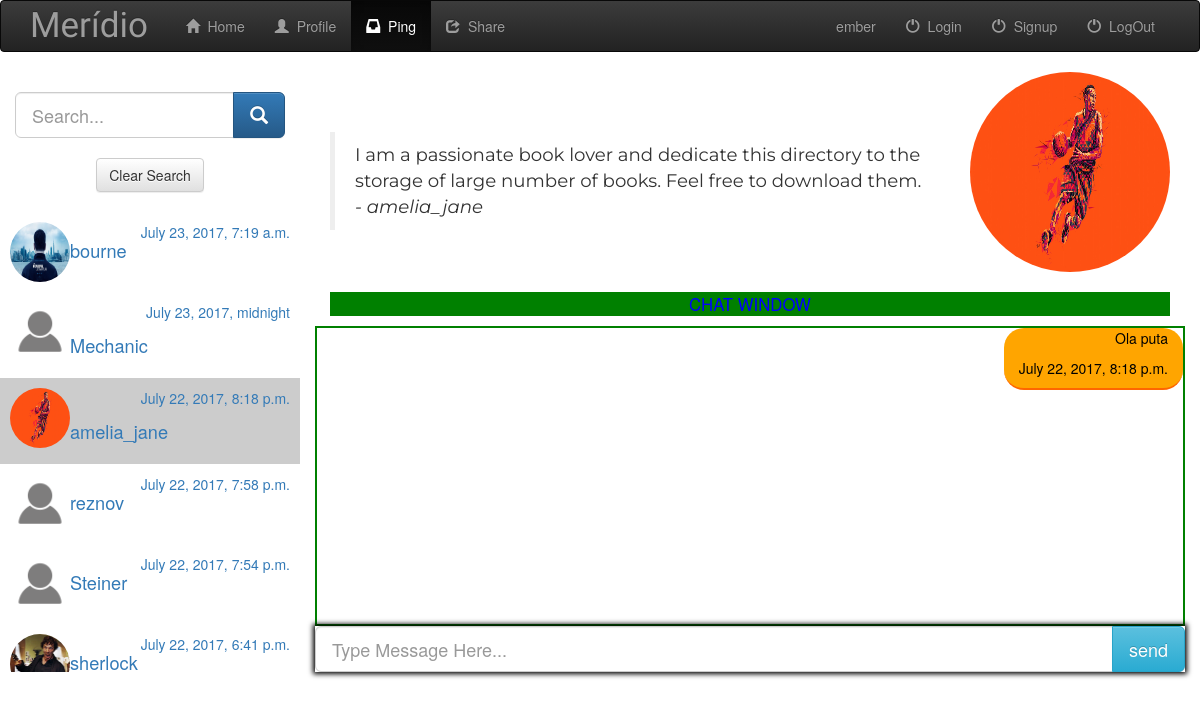
Screenshot of /website/message_app/2 (signed in) with the database file from the repository.
### website/models.py (models this page shows, shortened)
class Network(models.Model):
	user = models.ForeignKey(User,on_delete=models.CASCADE)
	friend_pk = models.IntegerField()
	friend_name = models.CharField(max_length=500,default='')
	last_conversation = models.DateTimeField(default = datetime.datetime(1997,3,30,0,0,0,0))

class Profile(models.Model):
	user = models.OneToOneField(User,on_delete=models.CASCADE)
	bio = models.TextField(max_length=5000,blank=True)
	location = models.CharField(max_length=100,blank=True)
	birth_date = models.DateField(null=True,blank=True)
	contrib = models.IntegerField()
	avatar = models.FileField(default='profile-icon.png')

class Conversation(models.Model):
	network = models.ForeignKey(Network,on_delete=models.CASCADE)
	conversation = models.TextField(max_length=10000)
	conv_time = models.DateTimeField(default=datetime.datetime(1997,3,30,0,0,0,0))

### website/views.py (the view)
# urls.py: url(r'^message_app/(?P<chat_id>[0-9]+)$',views.message_app,name='app_message'),
def message_app(request,chat_id):
	if not request.user.is_authenticated():
		return render(request,'website/login.html',{'error_message':'Login to Access Feature'})
	chat_id = int(chat_id)
	user = User.objects.get(username=request.session['curr_user'])
	network = Network.objects.filter(user=user).order_by("-last_conversation")
	network_list = []
	if(len(network) == 0):
		context={'network_list':network_list,'chat_id':chat_id,'is_empty':"Repo is empty"}
		return render(request,'website/message_app.html',context)
	itr = 0
	for item in network:
		friend = User.objects.get(pk=item.friend_pk)
		network_map = {'network':item,'friend':friend,'chat_id':itr}
		network_list.append(network_map)
		itr = itr+1
	sent_message_list = network_list[chat_id]["network"].conversation_set.all().order_by("conv_time")
	cross_item = Network.objects.get(user=network_list[chat_id]["friend"],friend_pk=user.pk,friend_name=user.username)
	recieved_message_list = cross_item.conversation_set.all().order_by("conv_time")
	message_list = sent_message_list | recieved_message_list
	message_list = sorted(message_list,key=lambda item:item.conv_time)
	context={'network_list':network_list,'chat_id':chat_id,'message_list':message_list}
	return render(request,'website/message_app.html',context)

### website/templatetags/list_index.py (called while the page is built)
@register.filter
def index(List,i):
	return List[int(i)]

@register.filter
def get_element(item,element):
	print(item["friend"])
	if element == 'username':
		return item["friend"].username
	elif element == 'photo':
		return item["friend"].profile.avatar.url
	elif element == 'bio':
		return item["friend"].profile.bio

@register.filter
def get_chatcode(item):
	return item["chat_id"]

### website/templates/website/message_app.html (shortened to what this page needs)
{% extends 'website/base.html' %}
{% load static %}
{% load list_index %}
{% block content %}
<div class="row">
	<div class="container-fluid">
		<div class="col-md-3 chat-wrapper">
			<br>
			<div class="input-group input-group-lg search-wrapper">
		      	<input type="text" class="form-control" placeholder="Search..." name="searchchat" id="search_chat">
		     	<div class="input-group-btn">
		        	<button class="btn btn-primary" onclick="search()"><i class="glyphicon glyphicon-search"></i></button>
		    	</div>
		    </div>
		    <br>
		    <center><button class="btn btn-default" onclick="clearSearch()">Clear Search</button></center>
		    <br>
		    <div class="allchats" style="display:block;">
		    {% for item in network_list %}
		    <div class="row friend-list-chats">
		    	<a href="{% url 'website:change_chat' network_list|index:forloop.counter0|get_chatcode %}">
		    		<div class="col-md-12 indivisual-chats">
		    			<img src="{{item.friend.profile.avatar.url}}" class="img img-responsive chat-image-li" />
		    			<p style="float:right;">{{item.network.last_conversation}}</p>
		    			<p style="font-size: 130%;text-align:left;margin-top:15px;">{{item.friend.username}}</p>
		    		</div>
		    	</a>
		    </div>
		    {% endfor %}
		    </div>
		</div>
		{% if is_empty %}
		<div class="col-md-9 nonetwork">
			<p style="font-size: 300%;text-align: center;color:#bfbfbf;">Make some friends and converse with them</p>
			<br><br>
			<center>
			<img src="{% static 'website/images/friend.jpg' %}" class="img img-responsive" style="width:400px;height: 400px;border-radius: 10% 10%" />
			</center>
		</div>
		{% else %}
		<div class="col-md-9 conversation-wrapper">
			<div class="conv-top-div container-fluid">
				<img src="{{ network_list|index:chat_id|get_element:'photo' }}" class="img img-responsive conv-image" /><br><br><br>
				<blockquote id="top-bio" class="animated fadeInDown">{{ network_list|index:chat_id|get_element:'bio' }}
				<p id="top-user"><cite>- {{ network_list|index:chat_id|get_element:'username' }}</cite></p>
				</blockquote>
			</div>
			<br>
			<div class="container-fluid">
			<p style="text-align: center;background: green;color:blue;font-size: 120%;">CHAT WINDOW</p>
			</div>
			<div class="conv-div">
			{% for chat in message_list %}
				{% if chat.network.user.username == request.session.curr_user %}
					<div class="sent-message container-fluid">
						<p>{{chat.conversation}}</p>
						<p>{{chat.conv_time}}</p>
					</div>
				{% else %}
					<div class="recieved-message container-fluid">
						<p>{{chat.conversation}}</p>
						<p>{{chat.conv_time}}</p>
					</div>
				{% endif %}
			{% endfor %}
			</div>
			<div class="chatbox">
				<form role="form" action="{% url 'website:chat' chat_id %}" method='post'/>
					<div class="input-group input-group-lg send-wrapper">
		      			<input type="text" class="form-control" placeholder="Type Message Here..." name="chat_text" id="chatText" />
		     			<div class="input-group-btn">
		        			<input type="submit" class="btn btn-sm btn-info" value="send"/>
		    			</div>
		    		</div>
			</div>
		</div>
		{% endif %}
	</div>
</div>
<br>
{% endblock %}

### website/static/website/css/styling.css (style rules this page uses)
body { width: 100%; height: 100%; }
html { width: 100%; height: 100%; }
.chat-wrapper { overflow-y:scroll; height:600px; }
.indivisual-chats { padding:10px; }
.chat-image-li { float:left; width:60px; height:60px; border-radius:50% 50%; }
.activeChat { background-color:#cccccc; }
.conv-image { float: right; height:200px; width:200px; }
.sent-message { background-color: orange; color:black; text-align: right; border-bottom:2px solid #ff6600; max-width:600px; float:right; clear:both; border-radius: 20px 20px; }
.conv-div { border:2px solid green; overflow-y: scroll; height:300px; }
.chatbox { box-shadow: 0px 0px 5px 2px rgba(0,0,0,1.0); }
#top-bio { font-family: "Montserrat", sans-serif; font-size:130%; }
.conv-image { border-radius: 50% 50%; }

### rows the page displays
Network: friend.profile.avatar (picture), network.last_conversation "July 23, 2017, 7:19 a.m.", friend.username "bourne"
Network: friend.profile.avatar (picture), network.last_conversation "July 23, 2017, midnight", friend.username "Mechanic"
Network: friend.profile.avatar (picture), network.last_conversation "July 22, 2017, 8:18 p.m.", friend.username "amelia_jane"
Network: friend.profile.avatar (picture), network.last_conversation "July 22, 2017, 7:58 p.m.", friend.username "reznov"
Network: friend.profile.avatar (picture), network.last_conversation "July 22, 2017, 7:54 p.m.", friend.username "Steiner"
Network: friend.profile.avatar (picture), network.last_conversation "July 22, 2017, 6:41 p.m.", friend.username "sherlock"
Conversation: conversation "Ola puta", conv_time "July 22, 2017, 8:18 p.m."

### other values shown
{{ request.session.curr_user }} "ember"
{{ network_list|index:chat_id|get_element:'bio' }} "I am a passionate book lover and dedicate this directory to the storage of large number of books. Feel free to download them."
{{ network_list|index:chat_id|get_element:'username' }} "amelia_jane"
